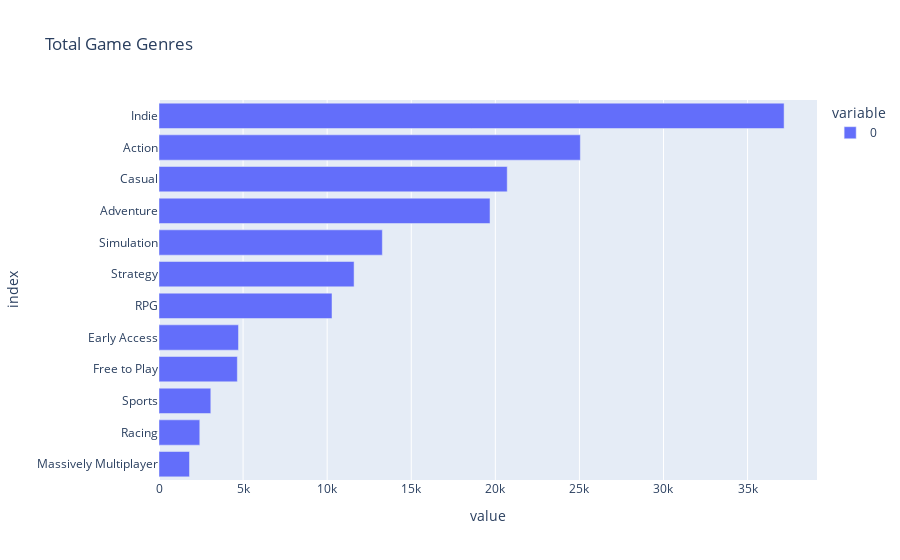

Write notebook code for a chart like this one.
### Code cell
fig = gen_clean.select_dtypes(include=['bool']).sum(axis=0).sort_values().plot(kind="barh", title='Total Game Genres')
fig.show()

### Figure 1 — Plotly figure (JSON) as saved in the notebook; plotly's stock layout.template omitted (floating-point values rounded to 4 significant figures)
{"data": [{"alignmentgroup": "True", "hovertemplate": "variable=0<br>value=%{x}<br>index=%{y}<extra></extra>", "legendgroup": "0", "marker": {"color": "#636efa"}, "name": "0", "offsetgroup": "0", "orientation": "h", "showlegend": true, "textposition": "auto", "type": "bar", "x": [1814, 2425, 3081, 4658, 4728, 10288, 11601, 13281, 19685, 20708, 25055, 37172], "xaxis": "x", "y": ["Massively Multiplayer", "Racing", "Sports", "Free to Play", "Early Access", "RPG", "Strategy", "Simulation", "Adventure", "Casual", "Action", "Indie"], "yaxis": "y"}], "layout": {"barmode": "relative", "legend": {"title": {"text": "variable"}, "tracegroupgap": 0}, "title": {"text": "Total Game Genres"}, "xaxis": {"anchor": "y", "domain": [0, 1], "title": {"text": "value"}}, "yaxis": {"anchor": "x", "domain": [0, 1], "title": {"text": "index"}}}}
